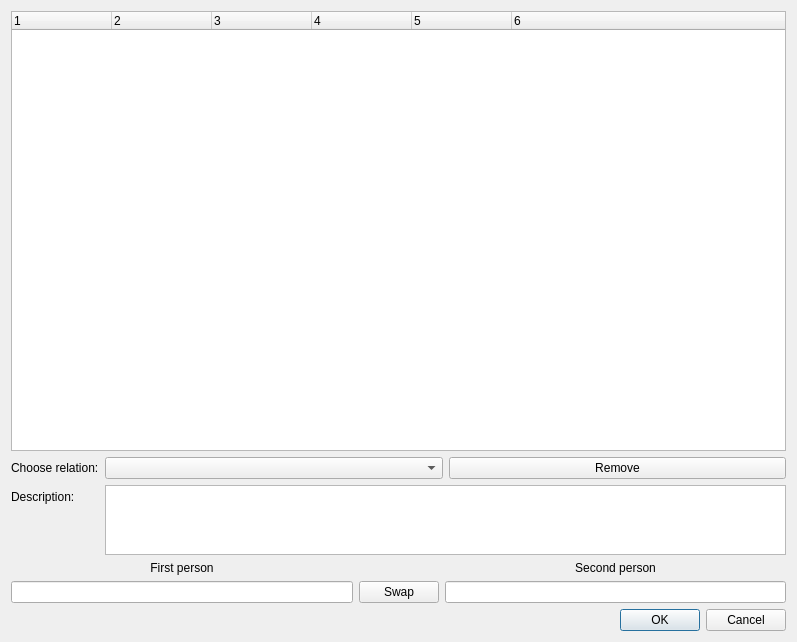
<?xml version="1.0" encoding="UTF-8"?>
<ui version="4.0">
 <class>SuggestionsDialog</class>
 <widget class="QDialog" name="SuggestionsDialog">
  <property name="windowModality">
   <enum>Qt::NonModal</enum>
  </property>
  <property name="geometry">
   <rect>
    <x>0</x>
    <y>0</y>
    <width>797</width>
    <height>642</height>
   </rect>
  </property>
  <property name="windowTitle">
   <string>Relation suggestions</string>
  </property>
  <property name="windowIcon">
   <iconset resource="resources.qrc">
    <normaloff>:/resources/appIcon.svg</normaloff>:/resources/appIcon.svg</iconset>
  </property>
  <property name="modal">
   <bool>true</bool>
  </property>
  <layout class="QVBoxLayout" name="verticalLayout_4" stretch="40,1,1,1">
   <item>
    <widget class="QTreeWidget" name="suggestionList">
     <property name="sizeAdjustPolicy">
      <enum>QAbstractScrollArea::AdjustToContentsOnFirstShow</enum>
     </property>
     <property name="alternatingRowColors">
      <bool>true</bool>
     </property>
     <property name="columnCount">
      <number>6</number>
     </property>
     <column>
      <property name="text">
       <string notr="true">1</string>
      </property>
     </column>
     <column>
      <property name="text">
       <string notr="true">2</string>
      </property>
     </column>
     <column>
      <property name="text">
       <string notr="true">3</string>
      </property>
     </column>
     <column>
      <property name="text">
       <string notr="true">4</string>
      </property>
     </column>
     <column>
      <property name="text">
       <string notr="true">5</string>
      </property>
     </column>
     <column>
      <property name="text">
       <string notr="true">6</string>
      </property>
     </column>
    </widget>
   </item>
   <item>
    <layout class="QFormLayout" name="formLayout">
     <item row="0" column="0">
      <widget class="QLabel" name="label">
       <property name="text">
        <string>Choose relation:</string>
       </property>
      </widget>
     </item>
     <item row="0" column="1">
      <layout class="QHBoxLayout" name="horizontalLayout">
       <item>
        <widget class="QComboBox" name="relations"/>
       </item>
       <item>
        <widget class="QPushButton" name="removeButton">
         <property name="text">
          <string>Remove</string>
         </property>
         <property name="icon">
          <iconset resource="resources.qrc">
           <normaloff>:/resources/trash.svg</normaloff>:/resources/trash.svg</iconset>
         </property>
        </widget>
       </item>
      </layout>
     </item>
     <item row="1" column="0">
      <widget class="QLabel" name="label_2">
       <property name="text">
        <string>Description:</string>
       </property>
      </widget>
     </item>
     <item row="1" column="1">
      <widget class="QTextEdit" name="description">
       <property name="readOnly">
        <bool>true</bool>
       </property>
      </widget>
     </item>
    </layout>
   </item>
   <item>
    <layout class="QHBoxLayout" name="horizontalLayout_3">
     <item>
      <layout class="QVBoxLayout" name="verticalLayout">
       <item>
        <spacer name="verticalSpacer_2">
         <property name="orientation">
          <enum>Qt::Vertical</enum>
         </property>
         <property name="sizeHint" stdset="0">
          <size>
           <width>20</width>
           <height>40</height>
          </size>
         </property>
        </spacer>
       </item>
       <item>
        <widget class="QLabel" name="firstPerson">
         <property name="text">
          <string>First person</string>
         </property>
         <property name="alignment">
          <set>Qt::AlignCenter</set>
         </property>
        </widget>
       </item>
       <item>
        <widget class="QLineEdit" name="firstPersonEdit">
         <property name="readOnly">
          <bool>true</bool>
         </property>
        </widget>
       </item>
      </layout>
     </item>
     <item>
      <layout class="QVBoxLayout" name="verticalLayout_3">
       <item>
        <spacer name="verticalSpacer">
         <property name="orientation">
          <enum>Qt::Vertical</enum>
         </property>
         <property name="sizeHint" stdset="0">
          <size>
           <width>20</width>
           <height>40</height>
          </size>
         </property>
        </spacer>
       </item>
       <item>
        <widget class="QPushButton" name="swapButton">
         <property name="text">
          <string>Swap</string>
         </property>
         <property name="icon">
          <iconset resource="resources.qrc">
           <normaloff>:/resources/swap.svg</normaloff>:/resources/swap.svg</iconset>
         </property>
        </widget>
       </item>
      </layout>
     </item>
     <item>
      <layout class="QVBoxLayout" name="verticalLayout_2">
       <item>
        <spacer name="verticalSpacer_3">
         <property name="orientation">
          <enum>Qt::Vertical</enum>
         </property>
         <property name="sizeHint" stdset="0">
          <size>
           <width>20</width>
           <height>40</height>
          </size>
         </property>
        </spacer>
       </item>
       <item>
        <widget class="QLabel" name="secondPerson">
         <property name="text">
          <string>Second person</string>
         </property>
         <property name="alignment">
          <set>Qt::AlignCenter</set>
         </property>
        </widget>
       </item>
       <item>
        <widget class="QLineEdit" name="secondPersonEdit">
         <property name="readOnly">
          <bool>true</bool>
         </property>
        </widget>
       </item>
      </layout>
     </item>
    </layout>
   </item>
   <item>
    <widget class="QDialogButtonBox" name="buttonBox">
     <property name="orientation">
      <enum>Qt::Horizontal</enum>
     </property>
     <property name="standardButtons">
      <set>QDialogButtonBox::Cancel|QDialogButtonBox::Ok</set>
     </property>
    </widget>
   </item>
  </layout>
 </widget>
 <resources>
  <include location="resources.qrc"/>
 </resources>
 <connections>
  <connection>
   <sender>buttonBox</sender>
   <signal>rejected()</signal>
   <receiver>SuggestionsDialog</receiver>
   <slot>reject()</slot>
   <hints>
    <hint type="sourcelabel">
     <x>316</x>
     <y>260</y>
    </hint>
    <hint type="destinationlabel">
     <x>286</x>
     <y>274</y>
    </hint>
   </hints>
  </connection>
 </connections>
</ui>
